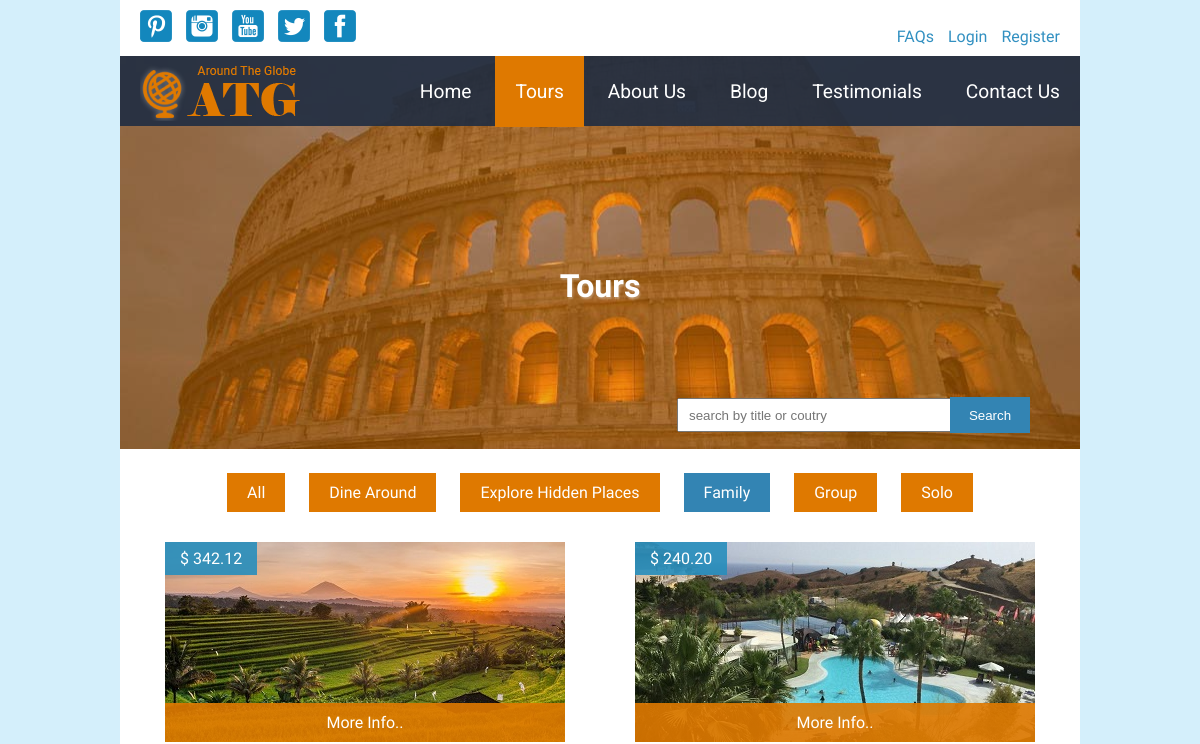
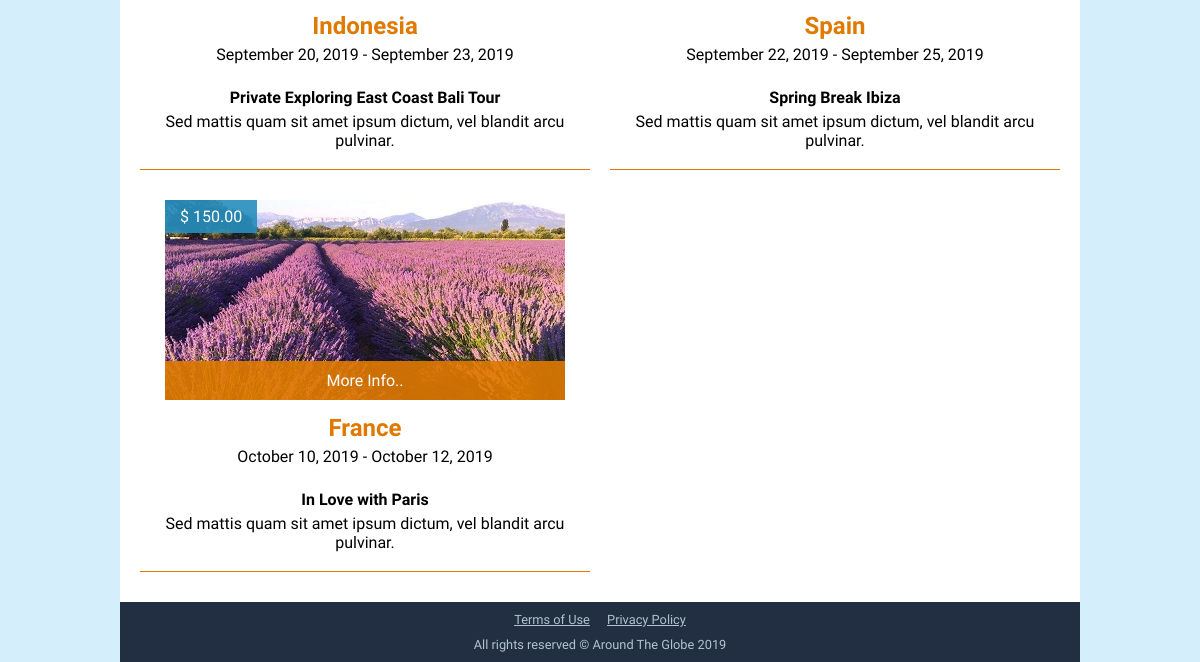
Page /tours.php?category_id=3 on the earlier database version (2 pictures, top to bottom).
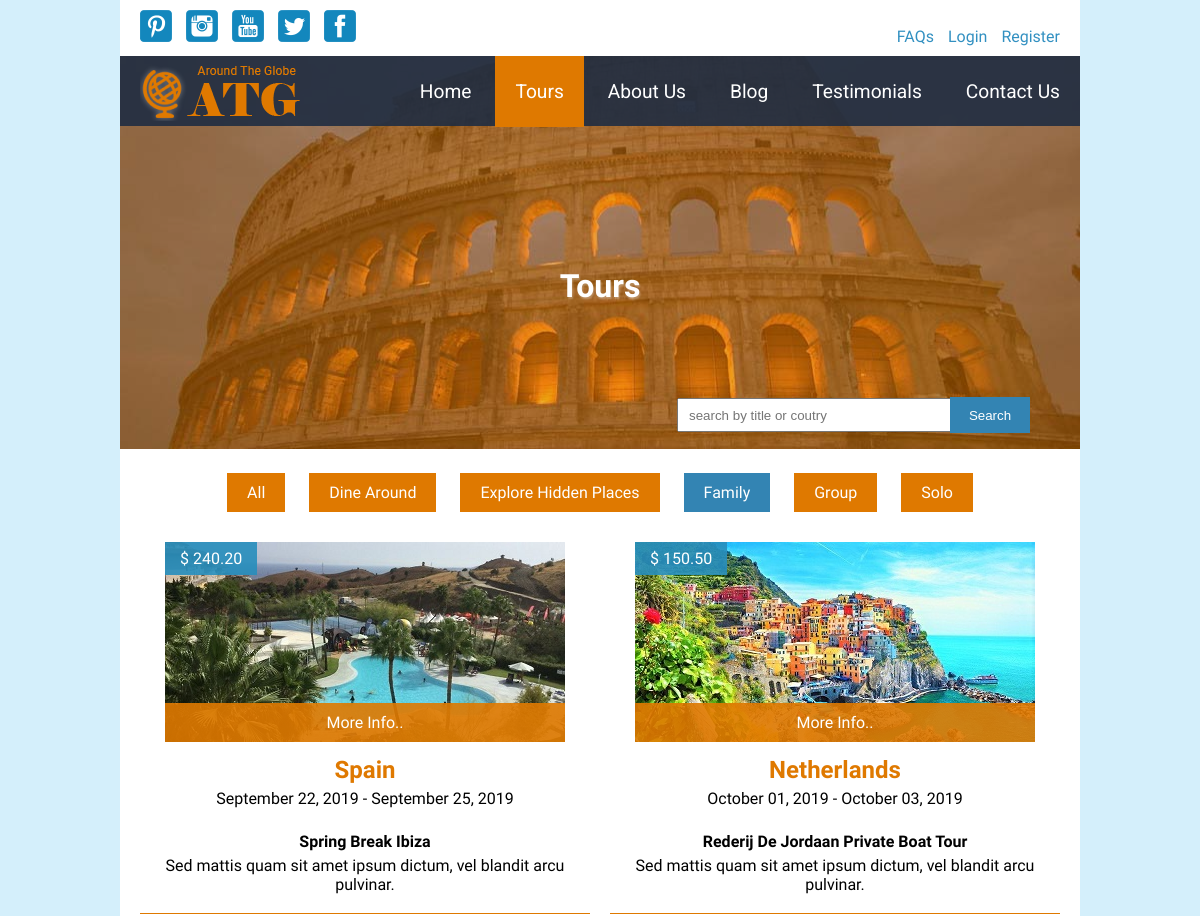
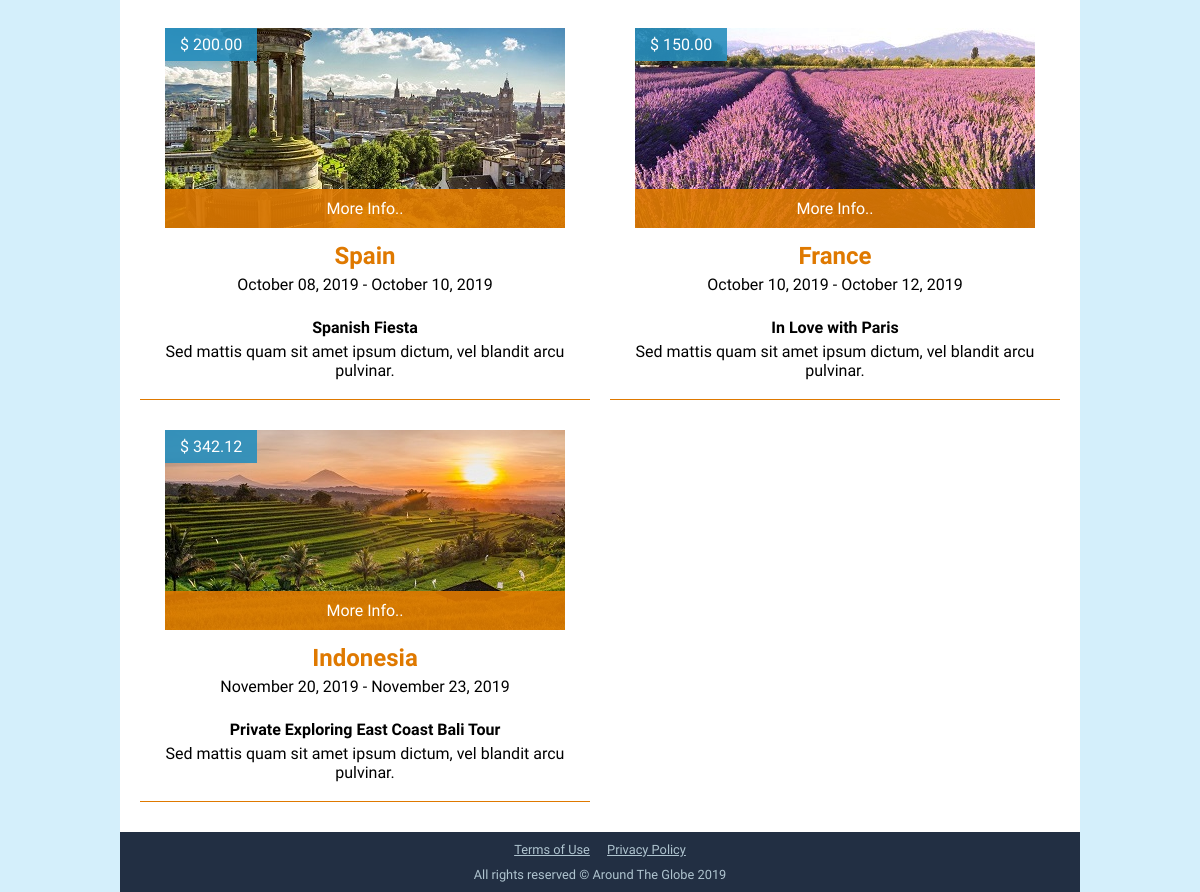
Same page on the later database version (2 pictures, top to bottom).
### tables this page shows
CREATE TABLE `categories` (
  `category_id` int(11) NOT NULL AUTO_INCREMENT,
  `name` varchar(60) NOT NULL,
  `description` text,
  `created_at` datetime NOT NULL DEFAULT CURRENT_TIMESTAMP,
  `updated_at` datetime DEFAULT NULL,
  PRIMARY KEY (`category_id`)
);

CREATE TABLE `tours` (
  `tour_id` int(11) NOT NULL AUTO_INCREMENT,
  `title` varchar(255) NOT NULL,
  `category_id` int(11) NOT NULL,
  `featured_image` varchar(255) NOT NULL,
  `thumbnail_image` varchar(255) NOT NULL,
  `description` text NOT NULL,
  `country` varchar(20) NOT NULL,
  `from_date` date NOT NULL,
  `to_date` date NOT NULL,
  `price` decimal(5,2) NOT NULL,
  `booking_ends` date NOT NULL,
  `bookings_available` int(3) NOT NULL,
  `max_allowed_bookings` int(1) NOT NULL,
  `is_featured` tinyint(1) NOT NULL DEFAULT '0',
  `is_published` tinyint(1) NOT NULL DEFAULT '0',
  `created_at` datetime NOT NULL DEFAULT CURRENT_TIMESTAMP,
  `updated_at` datetime DEFAULT NULL,
  PRIMARY KEY (`tour_id`)
);

### app/functions.php (called while the page is built, shortened)
<?php
	function esc($string)
	{
		return htmlentities($string, null, "UTF-8");
	}
	function esc_attr($string)
	{
		return htmlentities($string, ENT_QUOTES, "UTF-8");
	}

### autoloaders.php (called while the page is built, shortened)
<?php
$autoload = function ($class){
	$prefix = "App\\";
	$base_dir = __DIR__ . '/classes/';
	$len = strlen($prefix);
	$sub_class = substr($class, $len);
	$file = $base_dir . str_replace('\\', '/', $sub_class) . '.php';
};

### classes/Model.php (called while the page is built, shortened)
<?php
class Model
{
	protected static $dbh;
	public static function init($dbh)
	{
		static::$dbh = $dbh;
	}
	public function all($order_by, $for)
	{
		$query = "SELECT * FROM {$this->table} ORDER BY $order_by";
		$stmt = static::$dbh->prepare($query);
		$stmt->execute();
		return $stmt->fetchAll(\PDO::FETCH_ASSOC);
	}
}

### classes/TourModel.php (called while the page is built, shortened)
<?php
class TourModel extends Model
{
	protected $table = 'tours';
	public function allByCategory($order_by, $for, $category_id)
	{
		$condition = '';
		if($for == 'frontend'){
			$current_date = date('Y-m-d');
			$condition = " WHERE is_published = true AND
							booking_ends >= '$current_date'
							AND category_id = :category_id ";
		}
		$query = "SELECT
					tours.*,
					categories.name as category
					FROM
					{$this->table}
					JOIN
					categories USING(category_id)
					$condition
					ORDER BY
					$order_by";
		$stmt = static::$dbh->prepare($query);
		$params = array(':category_id' => $category_id);
		$stmt->execute($params);
		return $stmt->fetchAll(\PDO::FETCH_ASSOC);
	}
}

### public/tours.php (the view, shortened to what the changed rows need)
<?php
    $heading = 'Tours';
    $obj_tour = new TourModel;
    if(!empty($_GET['category_id'])){
        $tours = $obj_tour->allByCategory('from_date',
                                          'frontend', $_GET['category_id']);
    } else {
        $tours = $obj_tour->all('from_date', 'frontend');
    }
    $obj_category = new CategoryModel;
    $categories = $obj_category->all('name', 'frontend');
    require '../inc/head.inc.php';
?>
      <main>
        <div id="hero">
          <div>
            <h1><?=esc($heading)?></h1>
          </div>
        </div>
        <div class="categories">
          <a href="tours.php"
            class="<?php
              if(empty($_GET['category_id']) && empty($_POST['search'])){
                  echo esc_attr('selected');
              }
            ?>">All</a>
          <?php foreach ($categories as $category) : ?>
              <a href="tours.php?category_id=<?=esc_attr($category['category_id'])?>"
                  class="<?php
                      if(!empty($_GET['category_id'])){
                        if($category['category_id'] == $_GET['category_id']){
                            echo esc_attr('selected');
                        }
                      }
                  ?>"
                >
                <?=esc($category['name'])?>
              </a>
          <?php endforeach; ?>
        </div>
        <?php
          if (count($tours) > 0) :
            $counter = 0;
            $css_class_align = 'left';
            foreach ($tours as $tour) :
              $counter++;
              if($counter%2 == 1) {
                $css_class_align = 'left';
                echo '<div class="tour_container">';
              } else {
                $css_class_align = 'right';
              }
          ?>
              <div class="tour_box <?=esc_attr($css_class_align)?>">
                <div class="img">
                  <img src="images/uploads/tours/thumbnail/<?=esc_attr($tour['thumbnail_image'])?>" alt="<?=esc_attr($tour['thumbnail_image'])?>">
                  <span class="rate">
                    <?php
                      $price = '$ ' . $tour['price'];
                      echo esc($price);
                    ?>
                  </span>
                  <span class="more"><a href="single_tour.php?tour_id=<?=esc_attr($tour['tour_id'])?>">More Info..</a></span>
                </div>
                <div class="description">
                  <h2><?=esc($tour['country'])?></h2>
                  <p>
                    <?php
                        $formatted_from_date = date('F d, Y', strtotime($tour['from_date']));
                        $formatted_to_date = date('F d, Y', strtotime($tour['to_date']));
                        $duration = $formatted_from_date . ' - ' . $formatted_to_date;
                        echo esc($duration);
                    ?>
                  </p>
                  <br/>
                  <p><strong><?=esc($tour['title'])?></strong></p>
                  <p><?=esc(substr($tour['description'], 0, 100))?></p>
                  <br/>
                </div>
              </div>
          <?php
            if($counter%2 == 0) {
                echo '</div>';
              } else {
                if($counter == count($tours)){
                  echo '</div>';
                }
              }
            endforeach;
          endif;
      ?>
      </main>
      <?php
          require '../inc/footer.inc.php';
      ?>

Differences in the rows shown:
now on this page (row edited): tours: thumbnail_image (picture), price "$ 150.50", country "Netherlands", duration "October 01, 2019 - October 03, 2019", title "Rederij De Jordaan Private Boat Tour", description "Sed mattis quam sit amet ipsum dictum, vel blandit arcu pulvinar."
now on this page (row edited): tours: thumbnail_image (picture), price "$ 200.00", country "Spain", duration "October 08, 2019 - October 10, 2019", title "Spanish Fiesta", description "Sed mattis quam sit amet ipsum dictum, vel blandit arcu pulvinar."
changed tours "Indonesia": duration "September 20, 2019 - September 23, 2019" → "November 20, 2019 - November 23, 2019"; moves down the list
